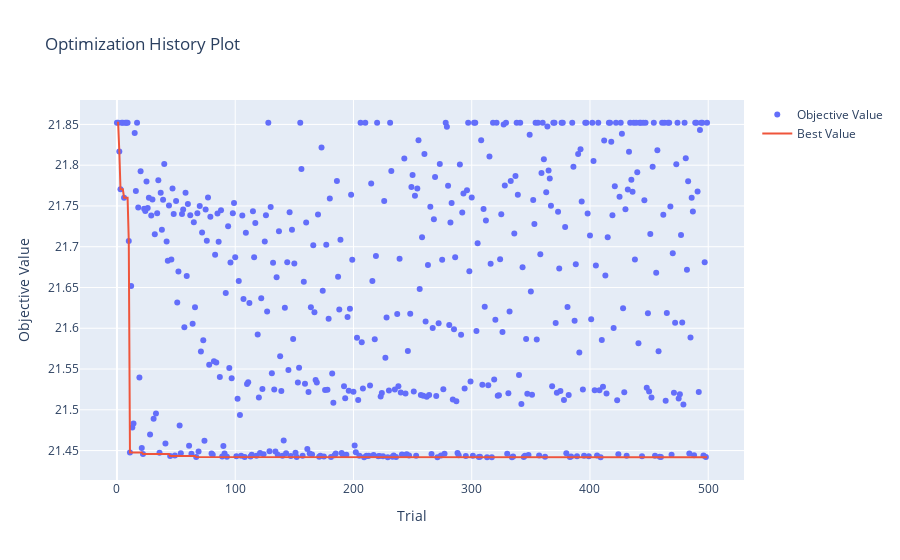

The notebook cell this image was saved under:
### Code cell
optuna.visualization.plot_optimization_history(study)

### Figure 1 — Plotly figure (JSON) as saved in the notebook; plotly's stock layout.template omitted (floating-point values rounded to 4 significant figures; data arrays with more than 128 entries replaced by an {"elided": "..."} marker saying what was removed)
{"data": [{"mode": "markers", "name": "Objective Value", "type": "scatter", "x": {"elided": "500 int values"}, "y": {"elided": "500 float values"}}, {"mode": "lines", "name": "Best Value", "type": "scatter", "x": {"elided": "500 int values"}, "y": {"elided": "500 float values"}}, {"marker": {"color": "#cccccc"}, "mode": "markers", "name": "Infeasible Trial", "showlegend": false, "type": "scatter", "x": [], "y": []}], "layout": {"title": {"text": "Optimization History Plot"}, "xaxis": {"title": {"text": "Trial"}}, "yaxis": {"title": {"text": "Objective Value"}}}}
